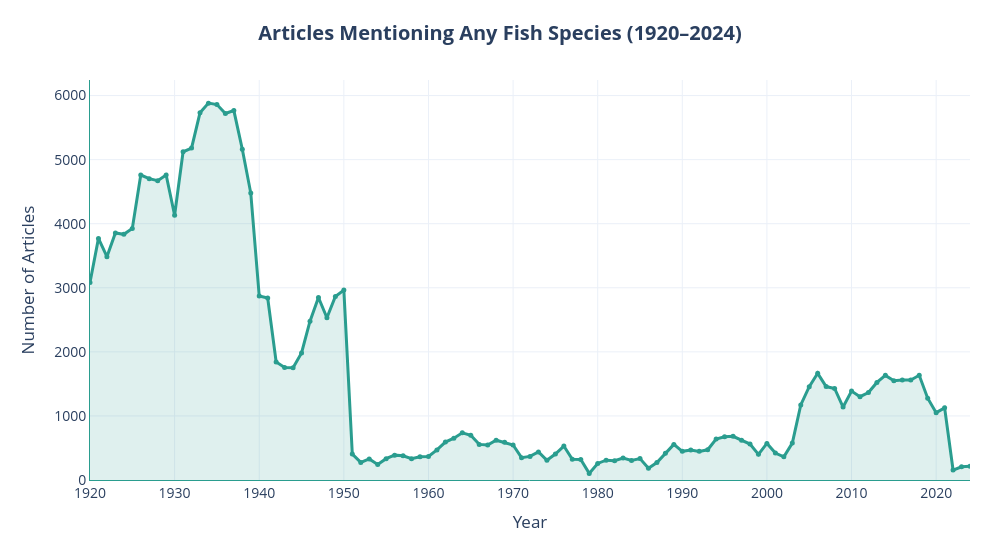

The code cell stored with this chart in its notebook:
### Markdown cell above
### Species Overall Yearly Counts

### Code cell
## ────────────── Articles mentioning any fish species by year ──────────────

import plotly.graph_objects as go

yearly_any = (
    df[df["has_any_species"]]
    .groupby("year")
    .size()
    .reset_index(name="count")
)

fig = go.Figure()

fig.add_trace(
    go.Scatter(
        x=yearly_any["year"],
        y=yearly_any["count"],
        mode="lines+markers",
        line=dict(color="#2A9D8F", width=3),
        marker=dict(size=5),
        fill="tozeroy",
        fillcolor="rgba(42,157,143,0.15)",
        hovertemplate="<b>%{x}</b><br>%{y:} articles<extra></extra>"
    )
)

fig.update_layout(

    template="plotly_white",

    width=1000,
    height=550,

    title=dict(
        text="<b>Articles Mentioning Any Fish Species (1920–2024)</b>",
        x=0.5
    ),

    xaxis=dict(
        title="Year",
        tickmode="linear",
        dtick=10,
        showgrid=True,
        showline=True,
        linecolor="#2A9D8F",
        mirror=False
    ),

    yaxis=dict(
        title="Number of Articles",
        tickformat="d",
        showgrid=True,
        showline=True,
        linecolor="#2A9D8F",
        zeroline=False
    ),

    hovermode="x unified",
    showlegend=False,
    font=dict(size=14),

    margin=dict(t=80, l=90, r=30, b=70)
)

fig.show()

html_file = OUTPUT_PATH /"Visualizations" /"articles_any_species.html"
png_file = OUTPUT_PATH /"Visualizations" /"articles_any_species.png"
pdf_file = OUTPUT_PATH /"Visualizations" /"articles_any_species.pdf"


fig.write_html(html_file)
fig.write_image(png_file, width=1800, height=900, scale=3)
fig.write_image(pdf_file)

print(f"Interactive figure saved to: {html_file}")
print(f"High-resolution PNG saved to: {png_file}")
print(f"High-resolution PDF saved to: {pdf_file}")

#import matplotlib.pyplot as plt
#import matplotlib.ticker as mticker

#COLORS_BIG5 = ['#1f77b4','#ff7f0e','#2ca02c','#d62728','#9467bd']
#STEEL, CORAL = '#4A90C4', '#E07B54'
#OUTPUT = Path("data/processed")

#yearly_any = df[df['has_any_species']].groupby('year').size()

#fig1, ax1 = plt.subplots(figsize=(12, 5))
#ax1.fill_between(yearly_any.index, yearly_any.values, alpha=0.12, color=STEEL)
#ax1.plot(yearly_any.index, yearly_any.values, color=STEEL, linewidth=2, marker='o', markersize=3)
#ax1.set_title("Articles Mentioning Any Fish/Seafood Species (1922–2024)", fontsize=13, fontweight='bold', pad=12)
#ax1.set_xlabel("Year", fontsize=11)
#ax1.set_ylabel("No. of Articles", fontsize=11)
#ax1.set_xticks(range(1920, 2025, 10))
#ax1.yaxis.set_major_formatter(mticker.FuncFormatter(lambda x, _: f'{int(x):,}'))
#ax1.grid(axis='y', linestyle='--', alpha=0.4)
#ax1.spines[['top','right']].set_visible(False)
#ax1.annotate('Fewer source\narticles in corpus', xy=(2023, 250), xytext=(2015, 400),
             #arrowprops=dict(arrowstyle='->', color='grey'),
             #fontsize=8, color='grey')
#fig1.tight_layout()
#plt.show()

### Figure 1 — Plotly figure (JSON) as saved in the notebook; plotly's stock layout.template omitted (floating-point values rounded to 4 significant figures)
{"data": [{"fill": "tozeroy", "fillcolor": "rgba(42,157,143,0.15)", "hovertemplate": "<b>%{x}</b><br>%{y:} articles<extra></extra>", "line": {"color": "#2A9D8F", "width": 3}, "marker": {"size": 5}, "mode": "lines+markers", "type": "scatter", "x": [1920, 1921, 1922, 1923, 1924, 1925, 1926, 1927, 1928, 1929, 1930, 1931, 1932, 1933, 1934, 1935, 1936, 1937, 1938, 1939, 1940, 1941, 1942, 1943, 1944, 1945, 1946, 1947, 1948, 1949, 1950, 1951, 1952, 1953, 1954, 1955, 1956, 1957, 1958, 1959, 1960, 1961, 1962, 1963, 1964, 1965, 1966, 1967, 1968, 1969, 1970, 1971, 1972, 1973, 1974, 1975, 1976, 1977, 1978, 1979, 1980, 1981, 1982, 1983, 1984, 1985, 1986, 1987, 1988, 1989, 1990, 1991, 1992, 1993, 1994, 1995, 1996, 1997, 1998, 1999, 2000, 2001, 2002, 2003, 2004, 2005, 2006, 2007, 2008, 2009, 2010, 2011, 2012, 2013, 2014, 2015, 2016, 2017, 2018, 2019, 2020, 2021, 2022, 2023, 2024], "y": [3082, 3771, 3485, 3856, 3834, 3926, 4760, 4703, 4672, 4762, 4133, 5123, 5180, 5731, 5882, 5860, 5720, 5766, 5163, 4478, 2871, 2840, 1842, 1755, 1753, 1983, 2479, 2848, 2532, 2865, 2964, 404, 275, 329, 242, 333, 388, 378, 332, 362, 367, 470, 592, 653, 736, 698, 556, 546, 621, 589, 546, 349, 368, 438, 308, 406, 530, 323, 319, 103, 259, 309, 300, 343, 306, 334, 183, 272, 416, 556, 448, 468, 447, 472, 640, 674, 681, 619, 561, 400, 571, 420, 362, 576, 1172, 1456, 1665, 1458, 1429, 1139, 1388, 1300, 1366, 1523, 1633, 1549, 1562, 1561, 1634, 1277, 1051, 1126, 155, 207, 213]}], "layout": {"font": {"size": 14}, "height": 550, "hovermode": "x unified", "margin": {"b": 70, "l": 90, "r": 30, "t": 80}, "showlegend": false, "title": {"text": "<b>Articles Mentioning Any Fish Species (1920–2024)</b>", "x": 0.5}, "width": 1000, "xaxis": {"dtick": 10, "linecolor": "#2A9D8F", "mirror": false, "showgrid": true, "showline": true, "tickmode": "linear", "title": {"text": "Year"}}, "yaxis": {"linecolor": "#2A9D8F", "showgrid": true, "showline": true, "tickformat": "d", "title": {"text": "Number of Articles"}, "zeroline": false}}}
